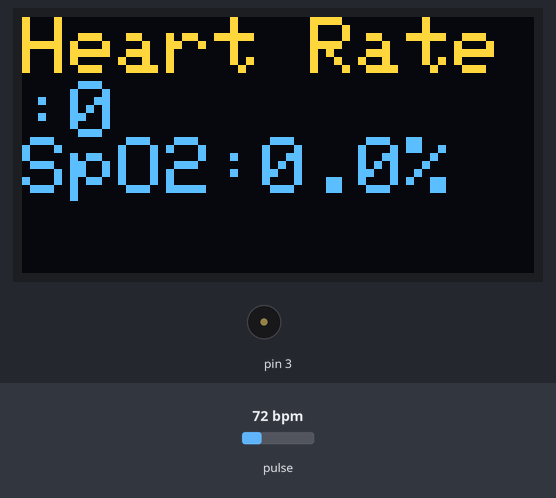
A sketch run on a simulated Arduino Uno, built with avr-gcc and run on an emulated ATmega328P. On the bench: 128×64 one-colour display, buzzer (waves = sounding). The inputs (shaded band) are chosen by the test bench; at power-on: pulse 72 bpm. The OLED is the two-colour kind (top 16 rows yellow); the display library's start-up logo is not drawn; what the sketch prints to the serial monitor is not drawn.

Above: at 3.5 s.
3.6 s: pulse set to 42 bpm
At 6.6 s:
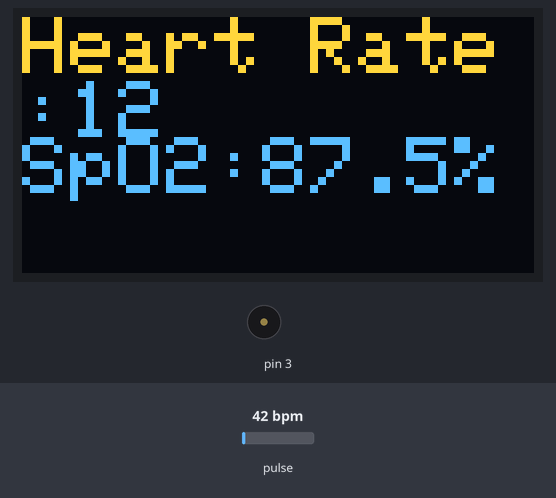
6.8 s: pulse set to 70 bpm
At 8.18 s:
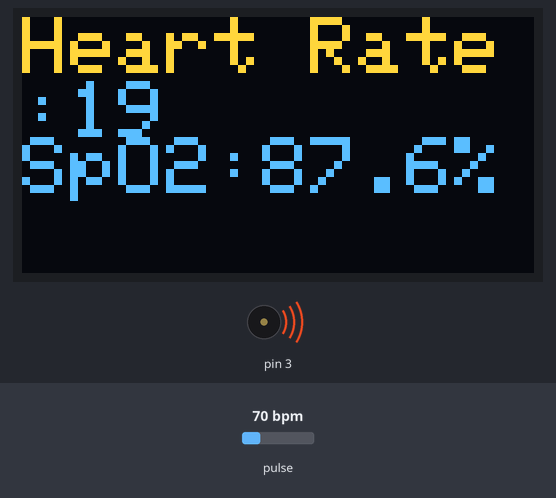
Timing chart, 0 to 15.6 s (numbered marks = the images above; inputs shaded):
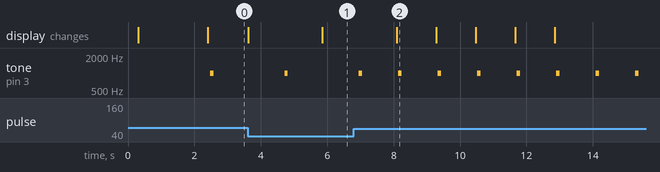

The sketch:

pulse_oximeter_oled_ONLY.ino
```cpp
#include <Wire.h>
#include <Adafruit_GFX.h>
#include <Adafruit_SH110X.h>
#include "MAX30105.h"
#include "heartRate.h"

#define SCREEN_WIDTH 128
#define SCREEN_HEIGHT 64
#define OLED_RESET -1

Adafruit_SH1106G display = Adafruit_SH1106G(SCREEN_WIDTH, SCREEN_HEIGHT, &Wire, OLED_RESET);
MAX30105 particleSensor;

const byte RATE_SIZE = 4;
byte rates[RATE_SIZE];
byte rateSpot = 0;
long lastBeat = 0;
float beatsPerMinute;
int beatAvg;

float SpO2 = 0.0;

void setup() {
  Serial.begin(9600);  // Start the serial communication
  delay(250);
  display.begin(0x3C, true); // Address 0x3C default
  display.display();
  delay(2000);
  display.clearDisplay();

  if (!particleSensor.begin(Wire, I2C_SPEED_FAST)) {
    Serial.println("MAX30105 was not found. Please check the connections.");
    while (1);  // Halt execution if the sensor is not found
  } else {
    Serial.println("MAX30105 initialized successfully.");
  }

  particleSensor.setup();
  particleSensor.setPulseAmplitudeRed(0x0A); // Low amplitude for Red LED
  particleSensor.setPulseAmplitudeIR(0x0F);  // Higher amplitude for IR LED
  Serial.println("Sensor setup complete. Waiting for finger placement...");
}

void loop() {
  long irValue = particleSensor.getIR();  // Reading IR value
  long redValue = particleSensor.getRed(); // Reading Red value

  // Debugging: Output the raw sensor values
  Serial.print("IR Value: "); Serial.println(irValue);
  Serial.print("Red Value: "); Serial.println(redValue);

  // Clear display and set text size for larger text
  display.clearDisplay();
  display.setTextSize(2); // Larger text size
  display.setTextColor(SH110X_WHITE);

  // Display heart rate and SpO2
  display.setCursor(0, 0); // Left align Heart Rate at the top
  display.print("Heart Rate:");
  display.println(beatAvg);
  display.setCursor(0, 30); // Left align SpO2 at the bottom
  display.print("SpO2:");
  display.print(SpO2, 1);
  display.println("%");
  display.display();

  // Check if a finger is detected
  if (irValue > 4000) {
    Serial.println("Finger detected.");

    if (checkForBeat(irValue)) {
      Serial.println("Beat detected!");

      long delta = millis() - lastBeat;
      lastBeat = millis();

      // Debugging: Output the time difference between beats
      Serial.print("Time since last beat: "); Serial.println(delta);

      beatsPerMinute = 60 / (delta / 1000.0);
      Serial.print("Calculated BPM: "); Serial.println(beatsPerMinute);

      if (beatsPerMinute < 255 && beatsPerMinute > 20) {
        rates[rateSpot++] = (byte)beatsPerMinute;
        rateSpot %= RATE_SIZE;

        beatAvg = 0;
        for (byte x = 0; x < RATE_SIZE; x++) {
          beatAvg += rates[x];
        }
        beatAvg /= RATE_SIZE;

        // Debugging: Output the average BPM
        Serial.print("Average BPM: "); Serial.println(beatAvg);
      } else {
        Serial.println("BPM out of range, not recorded.");
      }

      // Sound buzzer on beat detection
      tone(3, 1000);
      delay(100);
      noTone(3);
    } else {
      Serial.println("No beat detected.");
    }

    // Calculate SpO2
    float ratio = (float)redValue / (float)irValue;
    SpO2 = 110.0 - 25.0 * ratio;
    if (SpO2 > 100) SpO2 = 100; // Clamp SpO2 at 100%
    else if (SpO2 < 0) SpO2 = 0; // Clamp SpO2 at 0%

    // Debugging: Output the calculated SpO2
    Serial.print("Calculated SpO2: "); Serial.println(SpO2);

    delay(1000);
  } else {
    Serial.println("No finger detected or low IR value.");
    beatAvg = 0;
    SpO2 = 0.0;

    display.clearDisplay();
    display.setTextSize(1); // Slightly larger text for instructions
    display.setCursor((SCREEN_WIDTH - 12 * 6) / 2, 15); // Center "Please place"
    display.println("Please place");
    display.setCursor((SCREEN_WIDTH - 11 * 6) / 2, 35); // Center "your finger"
    display.println("your finger");
    display.display();
    delay(1000);
  }
}
```

Measured:
- after the input at 6.8 s, tone on pin 3: alternates 1000 Hz for 0.10 s and silent for 1.1 s, starting after 1.3 s
- what the display in image 2 shows lasts 1.2 s, from 8.1 s to 9.3 s
